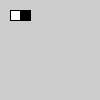
Frame 1 (no input)
Frame 60 (the mouse pressed at the canvas centre just before this capture): identical to frame 1, image omitted
Frame 120 (the mouse held since frame 60 and released just before this capture): identical to frame 1, image omitted

The Processing sketch that drew this single still picture (run headless with seeded random() and noise(); from frame 60 on, the mouse is pressed at the canvas centre):

// Processing sketch: b_1_2
// ── b_1_2.pde
void setup(){
  size(100,100);
}
void draw(){
  fill(255);
  rect(10,10,10,10);
  fill(0);
  rect(20,10,10,10);
}
